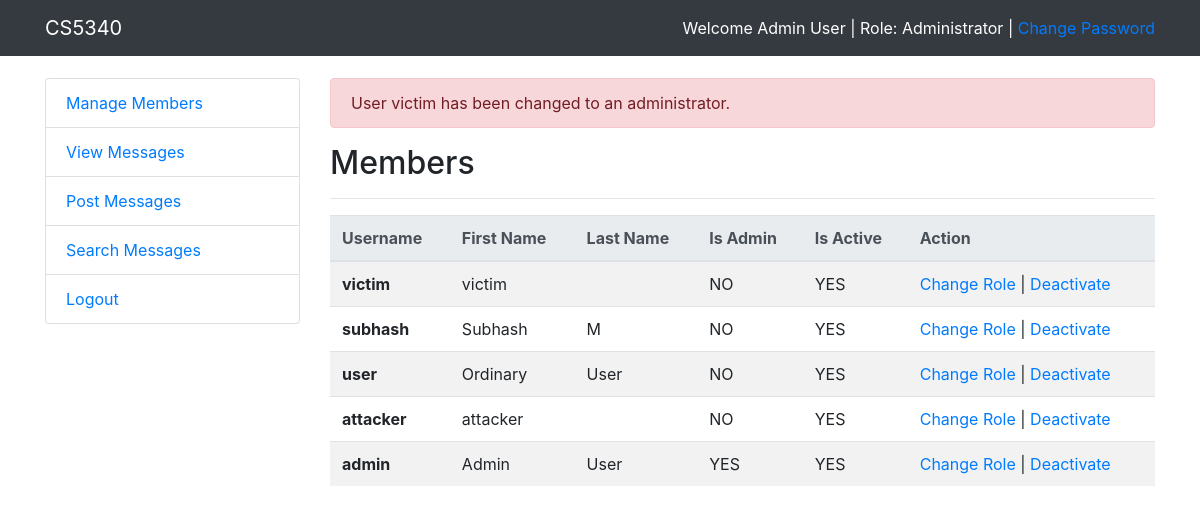
Screenshot of /TOY-APPLICATION-IssuesFixed/members.php?action=changetoadmin&user_id=victim (signed in) with the database file from the repository.
### tables this page shows
CREATE TABLE IF NOT EXISTS `users` (
  `username` varchar(25) NOT NULL DEFAULT '',
  `password` varchar(100) DEFAULT NULL,
  `firstname` varchar(25) DEFAULT NULL,
  `lastname` varchar(25) DEFAULT NULL,
  `is_admin` tinyint(1) DEFAULT NULL,
  `is_active` tinyint(1) DEFAULT '1',
  PRIMARY KEY (`username`)
);

### TOY-APPLICATION-IssuesFixed/functions.php (called while the page is built, shortened)
<?php
  require_once('html_functions.php');
  $dbhost  = '127.0.0.1';
  $dbname  = 'CS5340-TOY-APPLICATION';
  $dbuser  = 'root';
  $dbpass  = '';
  $connection = new mysqli($dbhost, $dbuser, $dbpass, $dbname);
  function queryMysql($query)
  {
    global $connection;
    $result = $connection->query($query);
    return $result;
  }
  function checkIfAdmin()
  {
    $isadmin = FALSE;
    if (isset($_SESSION['is_admin']) && $_SESSION['is_admin'] == 1)
      $isadmin = TRUE;
    return $isadmin;
  }

### TOY-APPLICATION-IssuesFixed/members.php (the view, shortened to what this page needs)
<?php
  require_once('header.php');
  if (!isset($_SESSION['user'])) {
    echo '<div class="alert alert-danger" role="alert">You aren\'t logged in.</div>';
    die('</div></div></div></html>');
  } else if (!checkIfAdmin()) {
    echo '<div class="alert alert-danger" role="alert">Unauthorized user.</div>';
    die('</div></div></div></html>');
  } else {
    if (isset($_GET['action'])) {
      $user_id = $_GET['user_id'];
      if ($_GET['action'] == "deactivate") {
        queryMysql("UPDATE users SET is_active='0' WHERE username='$user_id'");
        echo '<div class="alert alert-danger" role="alert">User ' . $user_id . ' has been deactivated.</div>';
      } else if ($_GET['action'] == "activate") {
        queryMysql("UPDATE users SET is_active='1' WHERE username='$user_id'");
        echo '<div class="alert alert-danger" role="alert">User ' . $user_id . ' has been activated.</div>';
      } else if ($_GET['action'] == "changetoadmin") {
        echo '<div class="alert alert-danger" role="alert">User ' . $user_id . ' has been changed to an administrator.</div>';
      } else if ($_GET['action'] == "changetoordinary") {
        queryMysql("UPDATE users SET is_admin='0' WHERE username='$user_id'");
        echo '<div class="alert alert-danger" role="alert">User ' . $user_id . ' has been changed to an ordinary user.</div>';
      }
    }
    echo '<h2>Members</h2>';
    echo '<hr />';
    echo $members_table_head;
    $query  = "SELECT username, firstname, lastname, is_active, is_admin FROM users ORDER BY firstname DESC";
    $result = queryMysql($query);
    $num    = $result->num_rows;
    if (!$num) {
      echo '<div class="alert alert-danger" role="alert">No members yet.</div>';
    } else {
      for ($j = 0 ; $j < $num ; ++$j)
      {
        $row = $result->fetch_array(MYSQLI_ASSOC);
        echo '<tr>';
        echo '<th scope="row">'. $row['username'] . '</th>';
        echo '<td>'. $row['firstname'] . '</th>';
        echo '<td>'. $row['lastname'] . '</th>';
        echo '<td>'. ($row['is_admin'] == 1 ? 'YES' : 'NO') . '</td>';
        echo '<td>'. ($row['is_active'] == 1 ? 'YES' : 'NO') . '</td>';
        echo '<td>' . ($row['is_admin'] == 0 ? '<a href="members.php?action=changetoadmin&user_id=' . $row['username'] . '">Change Role</a>'
              : '<a href="members.php?action=changetoordinary&user_id=' . $row['username'] . '">Change Role</a>');
        echo ' | ' . ($row['is_active'] == 1 ? '<a href="members.php?action=deactivate&user_id=' . $row['username'] . '">Deactivate</a></td>'
              : '<a href="members.php?action=activate&user_id=' . $row['username'] . '">Activate</a></td>');
        echo '</tr>';
      }
      echo '  </tbody>
      </table>';
    }
  }

### TOY-APPLICATION-IssuesFixed/css/custom.css (style rules this page uses)
body { padding-top: 54px; }

### rows the page displays
users: username "victim", firstname "victim", is_admin "NO", is_active "YES"
users: username "subhash", firstname "Subhash", lastname "M", is_admin "NO", is_active "YES"
users: username "user", firstname "Ordinary", lastname "User", is_admin "NO", is_active "YES"
users: username "attacker", firstname "attacker", is_admin "NO", is_active "YES"
users: username "admin", firstname "Admin", lastname "User", is_admin "YES", is_active "YES"

### other values shown
$_SESSION['uname'] "Admin User"
$user_id "victim"
